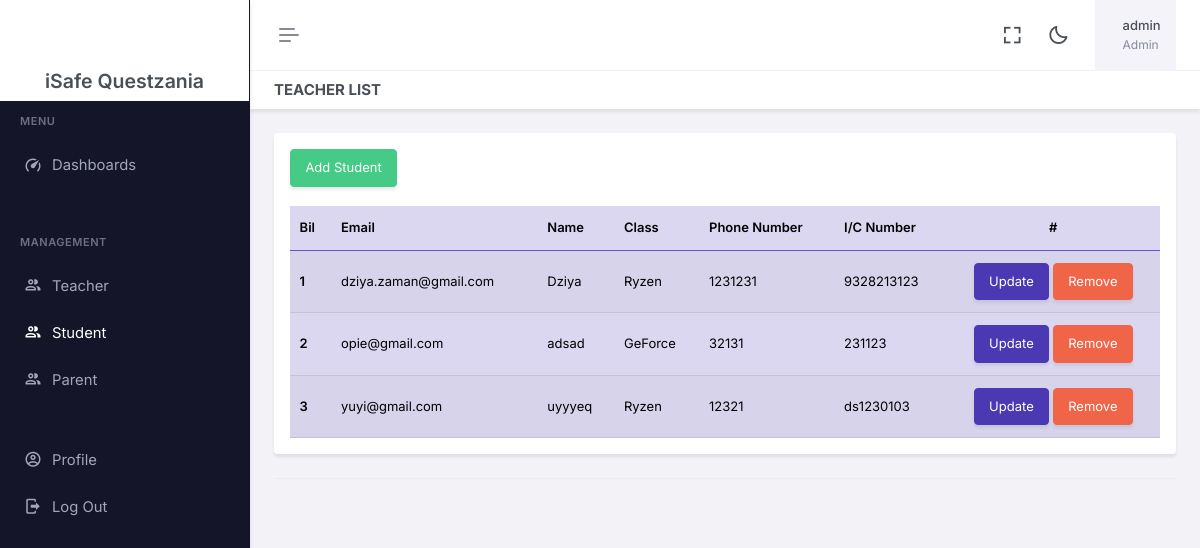
The page /Admin/senaraiPelajar.php (signed in) on the database its author committed.
### tables this page shows
CREATE TABLE `profile` (
  `id` int(25) NOT NULL,
  `user_id` int(25) NOT NULL,
  `nama` varchar(250) NOT NULL,
  `noFon` varchar(250) DEFAULT NULL,
  `noKp` varchar(250) DEFAULT NULL,
  `kelas_id` text DEFAULT NULL,
  `student_id` text DEFAULT NULL
);

CREATE TABLE `user` (
  `id` int(250) NOT NULL,
  `email` varchar(250) NOT NULL,
  `password` varchar(250) NOT NULL,
  `role` varchar(250) NOT NULL
);

CREATE TABLE `kelas` (
  `id` int(250) NOT NULL,
  `nama_kelas` text NOT NULL,
  `teacher_id` text NOT NULL
);

### Admin/Component/sess.php (called while the page is built, shortened)
<?php
include('../dbConnect.php');
$uid = $_SESSION['uid'];
$sql = "SELECT * FROM profile WHERE user_id='$uid'";
$result = mysqli_query($conn, $sql);
$row = mysqli_fetch_array($result, MYSQLI_ASSOC);
$nama = $row['nama'];
$role=$_SESSION['role'];
?>

### Admin/senaraiPelajar.php (the view, shortened to what this page needs)
<!doctype html>
<html lang="en" data-layout="vertical" data-topbar="light" data-sidebar="dark" data-sidebar-size="lg" data-sidebar-image="none" data-preloader="disable">
<?php include 'Component/head.php' ?>
<body>
    <div id="layout-wrapper">
        <header id="page-topbar">
            <div class="layout-width">
                <?php include './Component/header.php' ?>
            </div>
        </header>
        <?php include './Component/asside.php' ?>
        <div class="main-content">
            <div class="page-content">
                <div class="container-fluid">
                    <div class="row">
                        <div class="col-12">
                            <div class="page-title-box d-sm-flex align-items-center justify-content-between">
                                <h4 class="mb-sm-0">Teacher List</h4>
                            </div>
                        </div>
                    </div>
                    <div class="card-header">
                        <div class="card">
                            <div class="card-body">
                                <button type="button" class="btn btn-success btn-animation waves-effect waves-light" data-text="Add Student" data-bs-toggle="modal" data-bs-target="#myModal"><span>Add Student</span></button>
                                <br>
                                <br>
                                <table class="table table-primary table-striped align-middle table-nowrap mb-0">
                                    <thead>
                                        <tr>
                                            <th scope="col">Bil</th>
                                            <th scope="col">Email</th>
                                            <th scope="col">Name</th>
                                            <th scope="col">Class</th>
                                            <th scope="col">Phone Number</th>
                                            <th scope="col">I/C Number</th>
                                            <th scope="col" class="text-center">#</th>
                                        </tr>
                                    </thead>
                                    <tbody>
                                        <?php
                                        include('../dbConnect.php');
                                        $query = "SELECT user.id userId, user.password, user.email, profile.noKp,
                                        profile.nama, profile.noFon,profile.kelas_id, kelas.nama_kelas
                                        FROM user
                                        JOIN profile ON user.id=profile.user_id
                                        LEFT JOIN kelas on kelas.id=profile.kelas_id
                                        WHERE user.role='Student'";
                                        $result = $conn->query($query);
                                        $modal = 1;
                                        if ($result->num_rows > 0) {
                                            while ($row = $result->fetch_assoc()) {
                                                $nama = $row['nama'];
                                                $noKp = $row['noKp'];
                                                $noFon = $row['noFon'];
                                                $email = $row['email'];
                                                $userId = $row['userId'];
                                                $namaKelas = $row['nama_kelas'];
                                                echo "
                                                    <tr>
                                                    <th scope='row'>$modal</th>
                                                    <td>$email</td>
                                                    <td>$nama</td>
                                                    <td>$namaKelas</td>
                                                    <td>$noFon</td>
                                                    <td>$noKp</td>
                                                    <td >
                                                        <center>
                                                            <button type='button' class='btn btn-primary btn-animation waves-effect waves-light data-text='Update' data-bs-toggle='modal' data-bs-target='#view2$modal'>
                                                                Update
                                                            </button>
                                                            <a href='./Api/removeStudent.php?userId=$userId' class='btn btn-danger btn-animation waves-effect waves-light data-text='Buang'>
                                                                Remove
                                                            </a>
                                                        </center>
                                                    </td>
                                                </tr>
                                                    ";
                                                $modal++;
                                            }
                                        } else {
                                            echo "
                                                <tr>
                                                <td colspan='9' align='center'>No Student Add</td>
                                                </tr>";
                                        }
                                        ?>
                                    </tbody>
                                </table>
                            </div>
                        </div>
                    </div>
                </div>
            </div>
        </div>
    </div>
</body>
</html>

### Admin/Component/header.php (shortened to what this page needs)
<?php
    include './Component/sess.php'
?>
<div class="navbar-header">
    <div class="d-flex">
        <button type="button" class="btn btn-sm px-3 fs-16 header-item vertical-menu-btn topnav-hamburger shadow-none" id="topnav-hamburger-icon">
            <span class="hamburger-icon">
                <span></span>
                <span></span>
                <span></span>
            </span>
        </button>
    </div>
    <div class="d-flex align-items-center">
        <div class="ms-1 header-item d-none d-sm-flex">
            <button type="button" class="btn btn-icon btn-topbar btn-ghost-secondary rounded-circle shadow-none" data-toggle="fullscreen">
                <i class='bx bx-fullscreen fs-22'></i>
            </button>
        </div>
        <div class="ms-1 header-item d-none d-sm-flex">
            <button type="button" class="btn btn-icon btn-topbar btn-ghost-secondary rounded-circle light-dark-mode shadow-none">
                <i class='bx bx-moon fs-22'></i>
            </button>
        </div>
        <div class="dropdown ms-sm-3 header-item topbar-user">
            <button type="button" class="btn shadow-none" id="page-header-user-dropdown" data-bs-toggle="dropdown" aria-haspopup="true" aria-expanded="false">
                <span class="d-flex align-items-center">
                    <span class="text-start ms-xl-2">
                        <span class="d-none d-xl-inline-block ms-1 fw-medium user-name-text"><?php echo $nama;?></span>
                        <span class="d-none d-xl-block ms-1 fs-12 text-muted user-name-sub-text"><?php echo $role;?></span>
                    </span>
                </span>
            </button>
        </div>
    </div>
</div>

### rows shown on the page
profile: nama "admin"
profile: user.email "dziya.zaman@gmail.com", nama "Dziya", kelas.nama_kelas "Ryzen", noFon "1231231", noKp "9328213123"
profile: user.email "opie@gmail.com", nama "adsad", kelas.nama_kelas "GeForce", noFon "32131", noKp "231123"
profile: user.email "yuyi@gmail.com", nama "uyyyeq", kelas.nama_kelas "Ryzen", noFon "12321", noKp "ds1230103"

### other values the page prints
$role "Admin"
